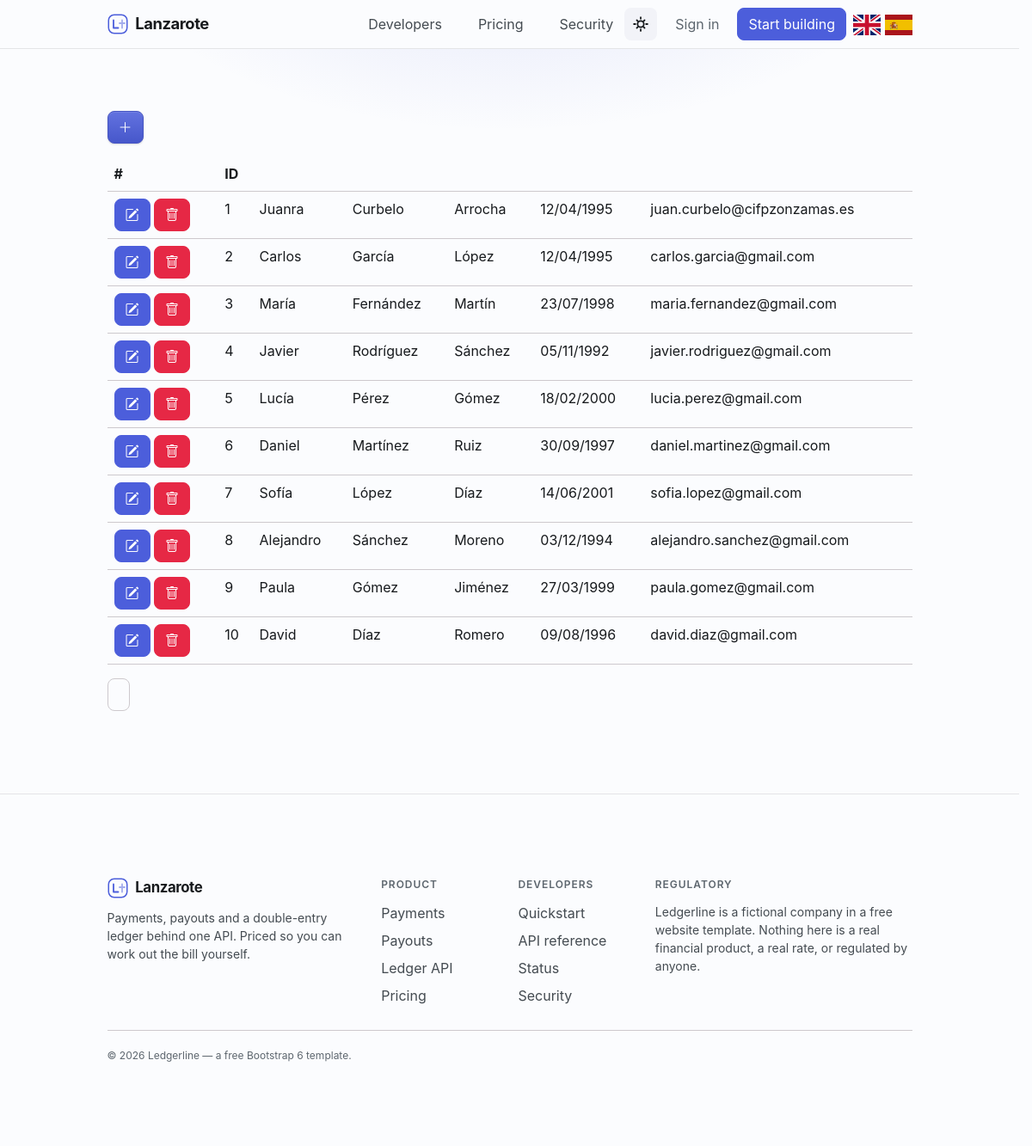
The app's page /usuarios/listado/0 with its own data.
### tables this page shows
CREATE TABLE usuarios(

    id int AUTO_INCREMENT PRIMARY KEY,
    nombre varchar(255) not null,
    apellido1 varchar(255) not null,
    apellido2 varchar(255) not null,

    fecha_nacimiento date not null,
    email char(255),

     

    usuario_alta  varchar(255),
    fecha_alta    DATETIME,
    ip_alta       CHAR(15),
    usuario_modi  varchar(255),
    fecha_modi    DATETIME,
    ip_modi       CHAR(15)
);

### includes/general.php (called while the page is built, shortened)
<?php
spl_autoload_register(function ($class_name) {
    switch($class_name)
    {
        case 'BBDD':
        case 'Query':
            $subdirectorio = 'bbdd/';
        break;
        case 'Template':
        case 'Idioma':
            $subdirectorio = '';
        break;
        default:
            $subdirectorio = 'modelo/';
        break;
    }
});
function formato_DDMMAAAA($fecha_AAAAMMDD,$sep='/')
{
    $fecha_AAAAMMDD = str_replace('-','',$fecha_AAAAMMDD);
    return substr($fecha_AAAAMMDD,6). $sep . substr($fecha_AAAAMMDD,4,2) . $sep . substr($fecha_AAAAMMDD,0,4);
}

### includes/modelo/class.usuario.php (called while the page is built, shortened)
<?php
class Usuario extends Modelo
{
    function __construct()
    {
        $this->tabla = 'usuarios';
    }
}

### includes/modelo/class.modelo.php (called while the page is built, shortened)
<?php
class Modelo
{
    function listado($consulta=[])
    {
        $devolver = array();
        $select = is_null($consulta['select']) ? '*': $consulta['select'];
        $limit  = is_null($consulta['limit'])  ? ' ': "LIMIT {$consulta['limit']}";
        $offset = is_null($consulta['offset']) ? ' ': "OFFSET {$consulta['offset']}";
        $where = '';
        $query = new Query("
            SELECT COUNT(*) AS total_registros
            FROM {$this->tabla}
            WHERE 1 = 1 {$where}
        ");
        $registro = $query->recuperar();
        $devolver['total_registros'] = $registro['total_registros'];
        $query = new Query("
            SELECT {$select}
            FROM {$this->tabla}
            WHERE 1 = 1 {$where}
            {$limit}
            {$offset}
        ");
        $registros = array();
        while($registro = $query->recuperar())
        {
            $registros[$registro['id']] = $registro;
        }
        $devolver['registros'] = $registros;
        return $devolver;
    }
}

### includes/bbdd/class.bbdd.php (called while the page is built, shortened)
<?php
    class BBDD{
        private static $instancia = null;
        private mysqli $conexion;
        private string $host     = '127.0.0.1';
        private string $usuario  = 'lanzarote';
        private string $password = 'Lanzarote8+';
        public  static string $baseDatos = 'lanzarote';
        private function __construct()
        {
            $this->conexion = new mysqli(
                 $this->host
                ,$this->usuario
                ,$this->password
                ,self::$baseDatos
            );
            $this->conexion->set_charset("utf8mb4");
        }
        public static function getInstancia(): BBDD {
            if (self::$instancia == null){
                self::$instancia = new BBDD();
            }
            return self::$instancia;
        }
        public function getConexion(): mysqli {
            return $this->conexion;
        }
    }

### includes/bbdd/class.query.php (called while the page is built, shortened)
<?php
    class Query{
        private $resultado = null;
        public function __construct(string $sql)
        {
            $this->conexion = BBDD::getInstancia()->getConexion();
            $this->resultado = $this->conexion->query($sql);
            return $this;
        }
        public function recuperar(){
            $registro = $this->resultado->fetch_assoc();
            if ($registro == null)
            {
                $this->resultado = null;
            }
            return $registro;
        }
    }

### index.php (the view, shortened to what this page needs)
<?php
    require_once "includes/general.php";
    echo Template::header('Lanzarote');
    $usuario = new Usuario();
    switch($_GET['seccion'])
    {
        case 'usuarios':
            switch($_GET ['oper'])
            {
                default:
                    $datos_usuarios = $usuario->listado([
                        'limit'  => TOTAL_PAGINAS_LISTADO
                       ,'offset' => $_GET['pagina'] * TOTAL_PAGINAS_LISTADO
                    ]);
                    $registros       = $datos_usuarios['registros'];
                    $total_registros = $datos_usuarios['total_registros'];
                    echo "
                    <a href=\"/usuarios/alta\" class=\"theme-primary btn-solid btn-styled\">
                        ". Idioma::lit('alta_usuario') ." <i class=\"bi bi-plus-lg\"></i>
                    </a>
                    <table style=\"margin-top:15px\" class=\"table\">
                        <thead>
                            <tr>
                                <th scope=\"col\">#</th>
                                <th scope=\"col\">ID</th>
                                <th scope=\"col\">". Idioma::lit('nombre') ."</th>
                                <th scope=\"col\">". Idioma::lit('apellido1') ."</th>
                                <th scope=\"col\">". Idioma::lit('apellido2') ."</th>
                                <th scope=\"col\">". Idioma::lit('fecha_nacimiento') ."</th>
                                <th scope=\"col\">". Idioma::lit('email') ."</th>
                            </tr>
                        </thead>
                        <tbody>
                    ";
                    foreach($registros as $id => $registro)
                    {
                        $modificacion = "<a class=\"btn-solid theme-primary\" href=\"/usuarios/modi/{$registro['id']}\"><i class=\"bi bi-pencil-square\"></i></a>";
                        $baja         = "<a class=\"btn-solid theme-danger\" href=\"/usuarios/baja/{$registro['id']}\"><i class=\"bi bi-trash\"></i></a>";
                        echo "
                            <tr>
                                <td>{$modificacion} {$baja}</td>
                                <td>".$registro['id']."</td>
                                <td>".$registro['nombre']."</td>
                                <td>".$registro['apellido1']."</td>
                                <td>".$registro['apellido2']."</td>
                                <td>".formato_DDMMAAAA($registro['fecha_nacimiento'])."</td>
                                <td>".$registro['email']."</td>
                            </tr>
                        ";
                    }
                    $url_anterior = '';
                    $url_siguiente = '';
                    if($total_registros > (($_GET['pagina'] + 1) * TOTAL_PAGINAS_LISTADO))
                    {
                        $pagina_siguiente = $_GET['pagina'] + 1;
                        $url_siguiente = "<li class=\"page-item\"><a class=\"page-link\" href=\"/usuarios/listado/{$pagina_siguiente}\">".Idioma::lit('siguiente')."</a></li>";
                    }
                break;
            }
            echo "
                    </tbody>
                </table>
                <nav aria-label=\"Page navigation example\">
                <ul class=\"pagination\">
                    {$url_anterior}
                    {$url_siguiente}
                </ul>
                </nav>
            ";
        break;
    }
    echo Template::footer();
?>

### records on screen
usuarios: id "1", nombre "Juanra", apellido1 "Curbelo", apellido2 "Arrocha", fecha_nacimiento "12/04/1995", email "juan.curbelo@cifpzonzamas.es"
usuarios: id "2", nombre "Carlos", apellido1 "García", apellido2 "López", fecha_nacimiento "12/04/1995", email "carlos.garcia@gmail.com"
usuarios: id "3", nombre "María", apellido1 "Fernández", apellido2 "Martín", fecha_nacimiento "23/07/1998", email "maria.fernandez@gmail.com"
usuarios: id "4", nombre "Javier", apellido1 "Rodríguez", apellido2 "Sánchez", fecha_nacimiento "05/11/1992", email "javier.rodriguez@gmail.com"
usuarios: id "5", nombre "Lucía", apellido1 "Pérez", apellido2 "Gómez", fecha_nacimiento "18/02/2000", email "lucia.perez@gmail.com"
usuarios: id "6", nombre "Daniel", apellido1 "Martínez", apellido2 "Ruiz", fecha_nacimiento "30/09/1997", email "daniel.martinez@gmail.com"
usuarios: id "7", nombre "Sofía", apellido1 "López", apellido2 "Díaz", fecha_nacimiento "14/06/2001", email "sofia.lopez@gmail.com"
usuarios: id "8", nombre "Alejandro", apellido1 "Sánchez", apellido2 "Moreno", fecha_nacimiento "03/12/1994", email "alejandro.sanchez@gmail.com"
usuarios: id "9", nombre "Paula", apellido1 "Gómez", apellido2 "Jiménez", fecha_nacimiento "27/03/1999", email "paula.gomez@gmail.com"
usuarios: id "10", nombre "David", apellido1 "Díaz", apellido2 "Romero", fecha_nacimiento "09/08/1996", email "david.diaz@gmail.com"
